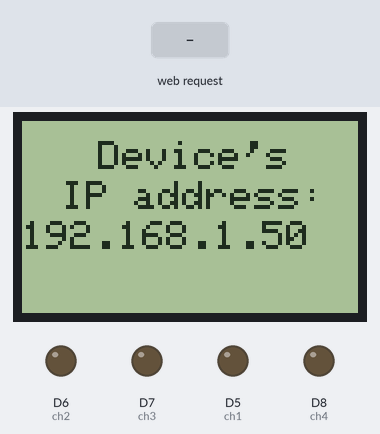
A sketch run on a simulated ESP8266 (NodeMCU). On the bench: 84×48 one-colour display, output pins drawn as LEDs (lit = HIGH). The test bench sets the inputs (shaded band). WiFi joins after 1.5 s; servers stay silent unless stated; what the sketch prints to the serial monitor is not drawn.

Above: at 2.7 s.
2.8 s: HTTP request GET /ch1=ON received
At 3.5 s:
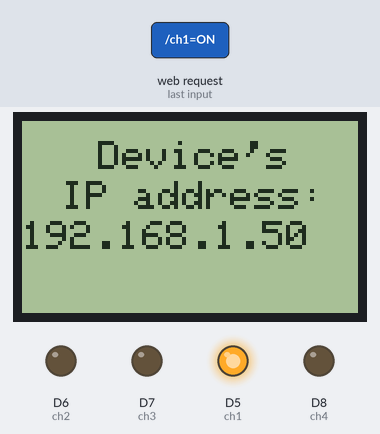
4.3 s: HTTP request GET /ch2=ON received
At 4.6 s:
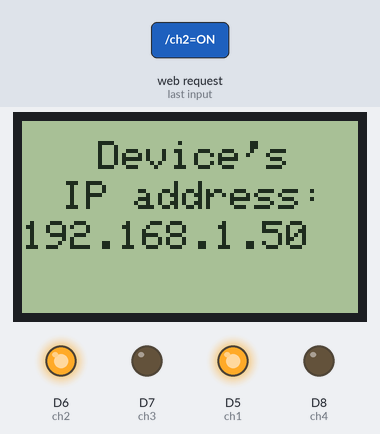
5.8 s: HTTP request GET /ch1=OFF received
At 6.9 s:
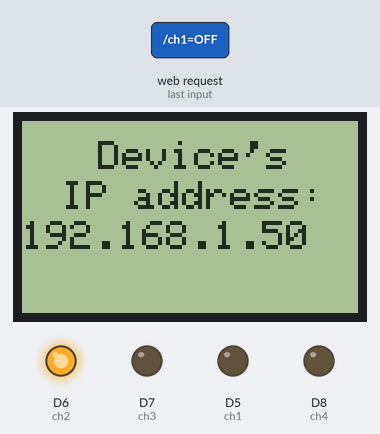
7.3 s: HTTP request GET /ch3=ON received
At 8.1 s:
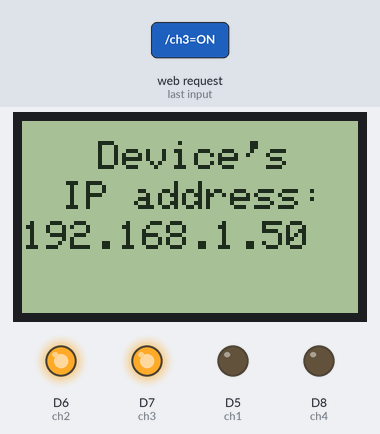
8.8 s: HTTP request GET /ch2=OFF received
At 9.3 s:
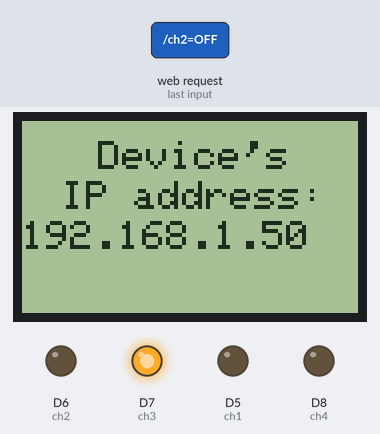
10.3 s: HTTP request GET /ch4=ON received
At 11.6 s:
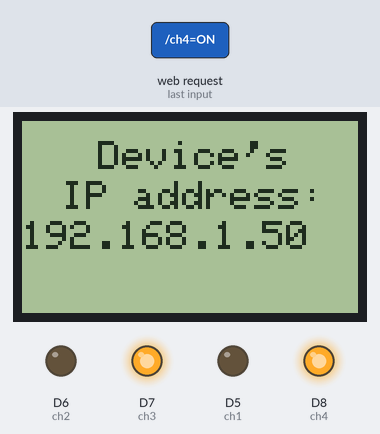
Timing chart, 0 to 12.8 s (numbered marks = the images above; inputs shaded):
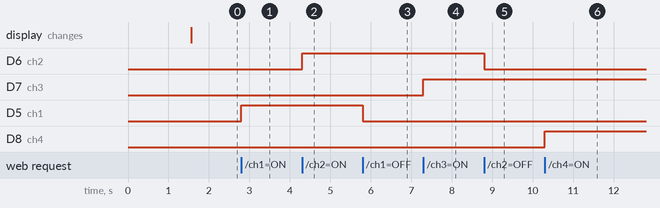

The sketch:

ESP8266-based_Wi-Fi_switch_with_display_Monkey_web_int.ino
```cpp
// ESP8266-based 4 channel Wi-Fi switch with display (Monkey web interface)
// Developed by Maxim Bortnikov
// For more information and for the circuit of this device visit: https://github.com/Northstrix/ESP8266-based-4-channel-Wi-Fi-switch-with-display
// Button template was designed by Monkey Company. You can find it here: https://codepen.io/monkey-company/pen/zZZvRp
#include <ESP8266WiFi.h>       // Include ESP8266WiFi library
#include <SPI.h>               // Include SPI library
#include <Adafruit_GFX.h>      // Include Adafruit graphics library
#include <Adafruit_PCD8544.h>  // Include Adafruit PCD8544 (Nokia 5110) library
Adafruit_PCD8544 display = Adafruit_PCD8544(D4, D3, D2, D1, D0);
const char* ssid     = "Blackberry";  // Your SSID (Network's name)
const char* password = "seasidehills99"; // Password from your network
int ch1 = 14; // pin D5
int ch2 = 12; // pin D6
int ch3 = 13; // pin D7
int ch4 = 15; // pin D8
WiFiServer server(80);
void setup(){
  display.begin();          // Initialise the display
  display.setContrast(60);  // Set the contrast
  display.setRotation(0);   // Set the orientation
  display.clearDisplay();   // Clear the screen (In case something was in it)
  display.setTextSize(1);   // Set the text size
  display.setTextColor(BLACK); // Set the text color
  display.setCursor(10,8);
  display.println("Connecting");
  display.setCursor(22,18);
  display.println("to the");
  display.setCursor(5,28);
  display.println("Access Point");
  display.display();       // Display the text
  pinMode(ch1, OUTPUT); // Setting all 4 pins as OUTPUTS
  digitalWrite(ch1, LOW); // Setting 0 to all 4 pins
  pinMode(ch2, OUTPUT);
  digitalWrite(ch2, LOW);
  pinMode(ch3, OUTPUT);
  digitalWrite(ch3, LOW);
  pinMode(ch4, OUTPUT);
  digitalWrite(ch4, LOW);
  Serial.begin(115200); // Baudrate
  Serial.print("Connecting to the Newtork"); // This all will be displayed in the Serial Monitor
  WiFi.begin(ssid, password);
  while (WiFi.status() != WL_CONNECTED)
  {
    delay(500);
    Serial.print(".");
  }
  Serial.println("WiFi connected");
  server.begin(); // Starting the server
  Serial.println("Server started");
  Serial.print("IP Address of network: ");
  Serial.println(WiFi.localIP()); // Display device's IP address in serial monitor
  Serial.println("/");
  display.clearDisplay();
  display.setTextSize(1);
  display.setTextColor(BLACK);
  display.setCursor(19,5);
  display.println("Device's");
  display.setCursor(10,15);
  display.println("IP address:");
  display.setCursor(0,25);
  display.println(WiFi.localIP()); // Display device's IP address on display
  display.display();
}


void loop(){

  WiFiClient client = server.available();
  if (!client)
  {
    return;
  }
  Serial.println("Waiting for new client");
  while(!client.available())
  {
    delay(1);
  }
  String request = client.readStringUntil('\r');
  Serial.println(request);
  client.flush();
  int c1 = LOW;
  int c2 = LOW;
  int c3 = LOW;
  int c4 = LOW;

    if(request.indexOf("/ch1=ON") != -1)

  {
    digitalWrite(ch1, HIGH); // Turn ch1 ON
    c1 = HIGH;
  }
  if(request.indexOf("/ch1=OFF") != -1)
  {
    digitalWrite(ch1, LOW); // Turn ch1 OFF
    c1 = LOW;
  }
    if(request.indexOf("/ch2=ON") != -1)

  {
    digitalWrite(ch2, HIGH); // Turn ch2 ON
    c2 = HIGH;
  }
  if(request.indexOf("/ch2=OFF") != -1)
  {
    digitalWrite(ch2, LOW); // Turn ch2 OFF
    c2 = LOW;
  }
      if(request.indexOf("/ch3=ON") != -1)

  {
    digitalWrite(ch3, HIGH); // Turn ch3 ON
    c3 = HIGH;
  }
  if(request.indexOf("/ch3=OFF") != -1)
  {
    digitalWrite(ch3, LOW); // Turn ch3 OFF
    c3 = LOW;
  }
      if(request.indexOf("/ch4=ON") != -1)

  {
    digitalWrite(ch4, HIGH); // Turn ch4 ON
    c4 = HIGH;
  }
  if(request.indexOf("/ch4=OFF") != -1)
  {
    digitalWrite(ch4, LOW); // Turn ch4 OFF
    c4 = LOW;
  }

  client.println("HTTP/1.1 200 OK");
  client.println("Content-Type: text/html"); // All below is a web page code written in HTML
  client.println("");
  client.println("<!DOCTYPE html>\n"
"<html>\n"
"  <head>\n"
"    <style>\n"
"body {\n"
"  font-family: Helvetica Neue,Arial,sans-serif; \n"
"}\n"
"body, .button:after {\n"
"  background: #121414;\n"
"}\n"
".ctn {\n"
"  display: block;\n"
"  margin: auto;\n"
"  text-align: center;\n"
"  max-width: 1000px;\n"
"}\n"
"h1 {\n"
"  text-align: center;\n"
"  color: #CCC;\n"
"  letter-spacing: 0.05em;\n"
"  font-size: 1.2em;\n"
"  margin: 0 0 1em;\n"
"}\n"
"p {\n"
"  text-align: center;\n"
"  color: #CCC;\n"
"  letter-spacing: 0.05em;\n"
"  font-size: 1em;\n"
"  margin: 0 0 1em;\n"
"}\n"
"h4 {\n"
"  text-align: center;\n"
"  color: #CCC;\n"
"  letter-spacing: 0.05em;\n"
"  font-size: 0.75em;\n"
"  margin: 0 0 1em;\n"
"}\n"
"  .b-orange, .b-orange:before {\n"
"    background: rgba(255,193,7,1);\n"
"    background: -moz-linear-gradient(45deg, rgba(255,193,7,1) 0%, rgba(255,87,34,1) 100%);\n"
"    background: -webkit-gradient(left bottom, right top, color-stop(0%, rgba(255,193,7,1)), color-stop(100%, rgba(255,87,34,1)));\n"
"    background: -webkit-linear-gradient(45deg, rgba(255,193,7,1) 0%, rgba(255,87,34,1) 100%);\n"
"    background: -o-linear-gradient(45deg, rgba(255,193,7,1) 0%, rgba(255,87,34,1) 100%);\n"
"    background: -ms-linear-gradient(45deg, rgba(255,193,7,1) 0%, rgba(255,87,34,1) 100%);\n"
"    background: linear-gradient(45deg, rgba(255,193,7,1) 0%, rgba(255,87,34,1) 100%);\n"
"    filter: progid:DXImageTransform.Microsoft.gradient( startColorstr='#ffc107', endColorstr='#ff5722', GradientType=1 );\n"
"  }\n"
"  .b-blue, .b-blue:before {\n"
"    background: rgba(5,118,255,1);\n"
"    background: -moz-linear-gradient(45deg, rgba(5,118,255,1) 0%, rgba(36,248,255,1) 100%);\n"
"    background: -webkit-gradient(left bottom, right top, color-stop(0%, rgba(5,118,255,1)), color-stop(100%, rgba(36,248,255,1)));\n"
"    background: -webkit-linear-gradient(45deg, rgba(5,118,255,1) 0%, rgba(36,248,255,1) 100%);\n"
"    background: -o-linear-gradient(45deg, rgba(5,118,255,1) 0%, rgba(36,248,255,1) 100%);\n"
"    background: -ms-linear-gradient(45deg, rgba(5,118,255,1) 0%, rgba(36,248,255,1) 100%);\n"
"    background: linear-gradient(45deg, rgba(5,118,255,1) 0%, rgba(36,248,255,1) 100%);\n"
"    filter: progid:DXImageTransform.Microsoft.gradient( startColorstr='#0576ff', endColorstr='#24f8ff', GradientType=1 );\n"
"  }\n"
"\n"
".button:hover {\n"
"  text-shadow: 0px 0px 0px rgba(255, 255, 255, .75);\n"
"}\n"
".button:hover:after {\n"
"  left: 100%;\n"
"  top: 100%;\n"
"  bottom: 100%;\n"
"  right: 100%;\n"
"}\n"
".button:before {\n"
"  content: '';\n"
"  display: block;\n"
"  position: absolute;\n"
"  left: 0;\n"
"  top: 0;\n"
"  bottom: 0;\n"
"  right: 0;\n"
"  z-index: -1;\n"
"  border-radius: 5px;\n"
"  transition: all .5s;\n"
"}\n"
".button:after {\n"
"  content: '';\n"
"  display: block;\n"
"  position: absolute;\n"
"  left: 2px;\n"
"  top: 2px;\n"
"  bottom: 2px;\n"
"  right: 2px;\n"
"  z-index: -1;\n"
"  border-radius: 5px;\n"
"  transition: all .5s;\n"
"}\n"
".button2 {\n"
"  display: inline-block;\n"
"  font-size: 2em;\n"
"  margin: .5em;\n"
"  padding: .5em;\n"
"  border-radius: 5px;\n"
"  transition: all .5s;\n"
"  filter: hue-rotate(0deg);\n"
"  color: #FFF;\n"
"  text-decoration: none;\n"
"}\n"
"\n"
".rot-360-noscoop:hover {\n"
"  filter: hue-rotate(360deg);\n"
"  transform: rotate(360deg);\n"
"}\n"
".rot-135:hover {\n"
"  filter: hue-rotate(135deg);\n"
"}\n"
".rot-90:hover {\n"
"  filter: hue-rotate(90deg);\n"
"}\n"
"    </style>\n"
"    <meta charset=\"utf-8\">\n"
"    <meta name=\"viewport\" content=\"width=device-width\">\n"
"    <title>ESP8266-based 4 channel Wi-Fi switch</title>\n"
"  </head>\n"
"  <body>\n"
"<div>\n"
"      <h1>ESP8266-based 4 channel Wi-Fi switch</h1>\n"
"      <p>Developed by Maxim Bortnikov</p>\n"
"      <h4>For more information visit: https://github.com/Northstrix/ESP8266-based-4-channel-Wi-Fi-switch-with-display</h4>\n"
"</div>\n"
"<div class=\"ctn\">\n"
"<a href=\"/ch1=ON\"\" class=\"button2 b-blue rot-135\">Turn the channel 1 on</a>\n"
"<a href=\"/ch1=OFF\"\" class=\"button2 b-orange rot-135\">Turn the channel 1 off</a>\n"
"</div>\n"
"<div class=\"ctn\">\n"
"<a href=\"/ch2=ON\"\" class=\"button2 b-blue rot-135\">Turn the channel 2 on</a>\n"
"<a href=\"/ch2=OFF\"\" class=\"button2 b-orange rot-135\">Turn the channel 2 off</a>\n"
"</div>\n"
"<div class=\"ctn\">\n"
"<a href=\"/ch3=ON\"\" class=\"button2 b-blue rot-135\">Turn the channel 3 on</a>\n"
"<a href=\"/ch3=OFF\"\" class=\"button2 b-orange rot-135\">Turn the channel 3 off</a>\n"
"</div>\n"
"<div class=\"ctn\">\n"
"<a href=\"/ch4=ON\"\" class=\"button2 b-blue rot-135\">Turn the channel 4 on</a>\n"
"<a href=\"/ch4=OFF\"\" class=\"button2 b-orange rot-135\">Turn the channel 4 off</a>\n"
"</div>\n"
"  </body>\n"
"</html>");
  delay(1);
  Serial.println("Client disonnected");
  Serial.println("");

}
```

Measured:
- after the input at 2.8 s, D5 (ch1): LOW → HIGH at once
- after the input at 4.3 s, D6 (ch2): LOW → HIGH at once
- after the input at 5.8 s, D5 (ch1): HIGH → LOW at once
- after the input at 7.3 s, D7 (ch3): LOW → HIGH at once
- after the input at 8.8 s, D6 (ch2): HIGH → LOW at once
- after the input at 10.3 s, D8 (ch4): LOW → HIGH at once
